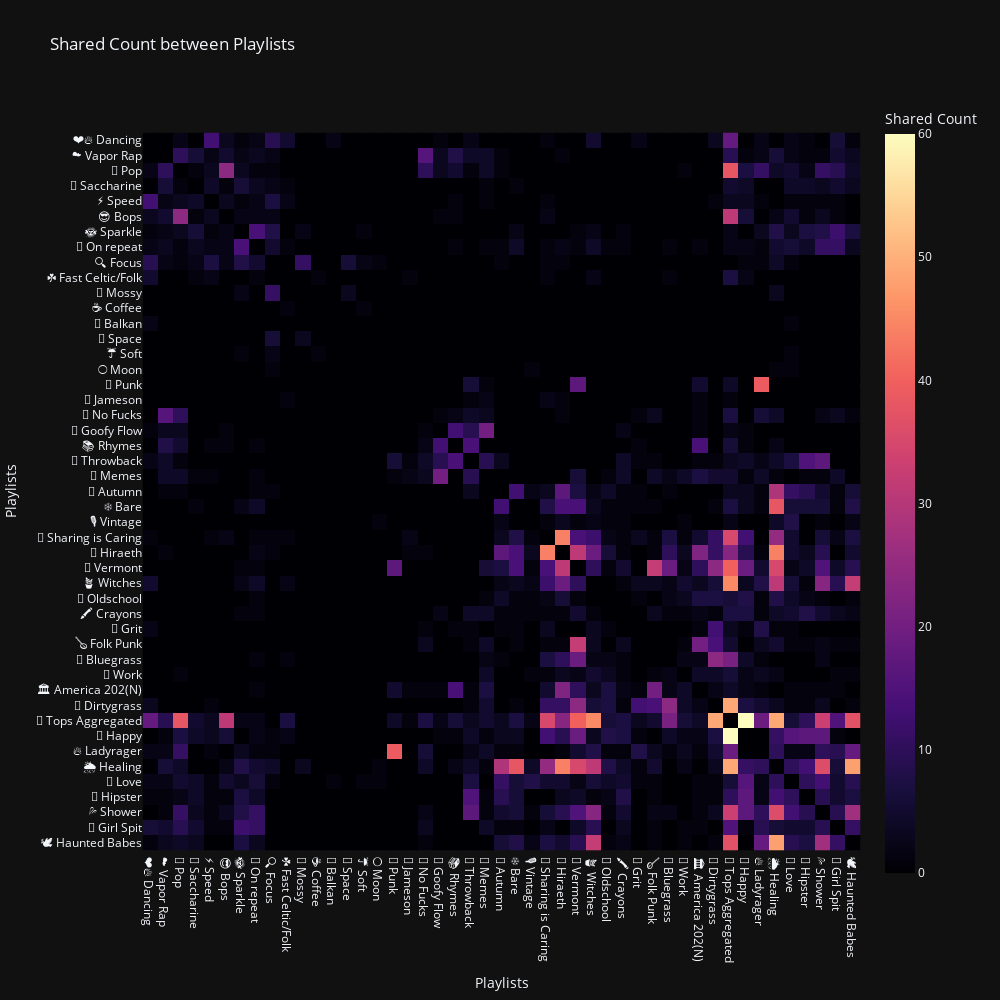

Notebook source saved alongside this figure:
### Code cell
# Show co-occurrence heatmap
f.plot_shared_count_heatmap(df=df)

### Figure 1 — Plotly figure (JSON) as saved in the notebook; plotly's stock layout.template omitted (floating-point values rounded to 4 significant figures; data arrays with more than 128 entries replaced by an {"elided": "..."} marker saying what was removed)
{"data": [{"coloraxis": "coloraxis", "hovertemplate": "Playlists: %{x}<br>Playlists: %{y}<br>Shared Count: %{z}<extra></extra>", "name": "0", "type": "heatmap", "x": ["❤️🔥 Dancing", "☁︎ Vapor Rap", "🍭 Pop", "🍭 Saccharine", "⚡️ Speed", "😎 Bops", "🌞 Sparkle", "🤍 On repeat", "🔍 Focus", "☘️ Fast Celtic/Folk", "🐸 Mossy", "☕️ Coffee", "🎺 Balkan", "🌌 Space", "☔️ Soft", "🌕 Moon", "🏴 Punk", "🥃 Jameson", "🚬 No Fucks", "👅 Goofy Flow", "📚 Rhymes", "🎒 Throwback", "💩 Memes", "🍂 Autumn", "❄️ Bare", "🎙 Vintage", "🌈 Sharing is Caring", "🧺 Hiraeth", "🪺 Vermont", "🪴 Witches", "🎥 Oldschool", "🖍️ Crayons", "🥊 Grit", "🪕 Folk Punk", "🌿 Bluegrass", "📆 Work", "🏛️ America 202(N)", "🥾 Dirtygrass", "🥇 Tops Aggregated", "🌻 Happy", "🔥 Ladyrager", "🌦 Healing", "🌷 Love", "💐 Hipster", "💦 Shower", "💅 Girl Spit", "🕊 Haunted Babes"], "xaxis": "x", "y": ["❤️🔥 Dancing", "☁︎ Vapor Rap", "🍭 Pop", "🍭 Saccharine", "⚡️ Speed", "😎 Bops", "🌞 Sparkle", "🤍 On repeat", "🔍 Focus", "☘️ Fast Celtic/Folk", "🐸 Mossy", "☕️ Coffee", "🎺 Balkan", "🌌 Space", "☔️ Soft", "🌕 Moon", "🏴 Punk", "🥃 Jameson", "🚬 No Fucks", "👅 Goofy Flow", "📚 Rhymes", "🎒 Throwback", "💩 Memes", "🍂 Autumn", "❄️ Bare", "🎙 Vintage", "🌈 Sharing is Caring", "🧺 Hiraeth", "🪺 Vermont", "🪴 Witches", "🎥 Oldschool", "🖍️ Crayons", "🥊 Grit", "🪕 Folk Punk", "🌿 Bluegrass", "📆 Work", "🏛️ America 202(N)", "🥾 Dirtygrass", "🥇 Tops Aggregated", "🌻 Happy", "🔥 Ladyrager", "🌦 Healing", "🌷 Love", "💐 Hipster", "💦 Shower", "💅 Girl Spit", "🕊 Haunted Babes"], "yaxis": "y", "z": {"elided": "47x47 int values"}}], "layout": {"coloraxis": {"colorbar": {"title": {"text": "Shared Count"}}, "colorscale": [[0, "#000004"], [0.1111, "#180f3d"], [0.2222, "#440f76"], [0.3333, "#721f81"], [0.4444, "#9e2f7f"], [0.5556, "#cd4071"], [0.6667, "#f1605d"], [0.7778, "#fd9668"], [0.8889, "#feca8d"], [1, "#fcfdbf"]]}, "height": 1000, "showlegend": false, "title": {"text": "Shared Count between Playlists"}, "width": 1000, "xaxis": {"anchor": "y", "constrain": "domain", "domain": [0, 1], "scaleanchor": "y", "title": {"text": "Playlists"}}, "yaxis": {"anchor": "x", "autorange": "reversed", "constrain": "domain", "domain": [0, 1], "title": {"text": "Playlists"}}}}
